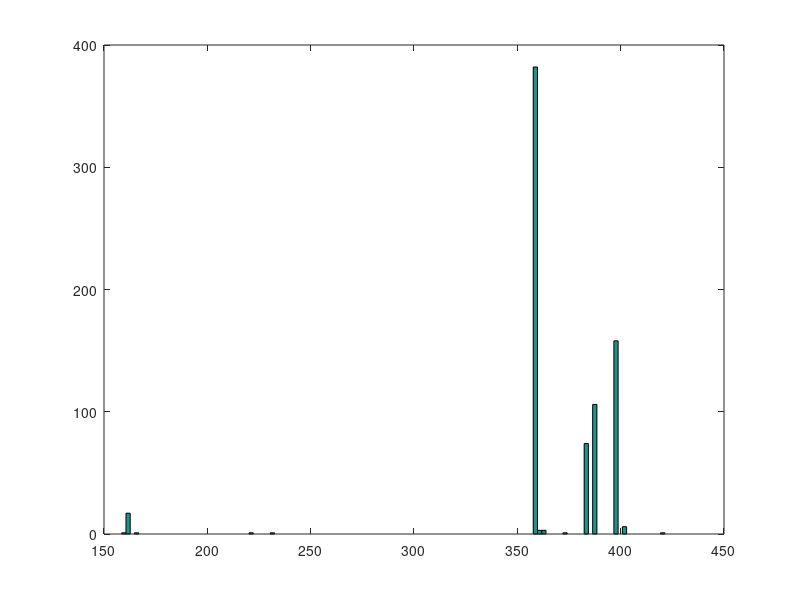
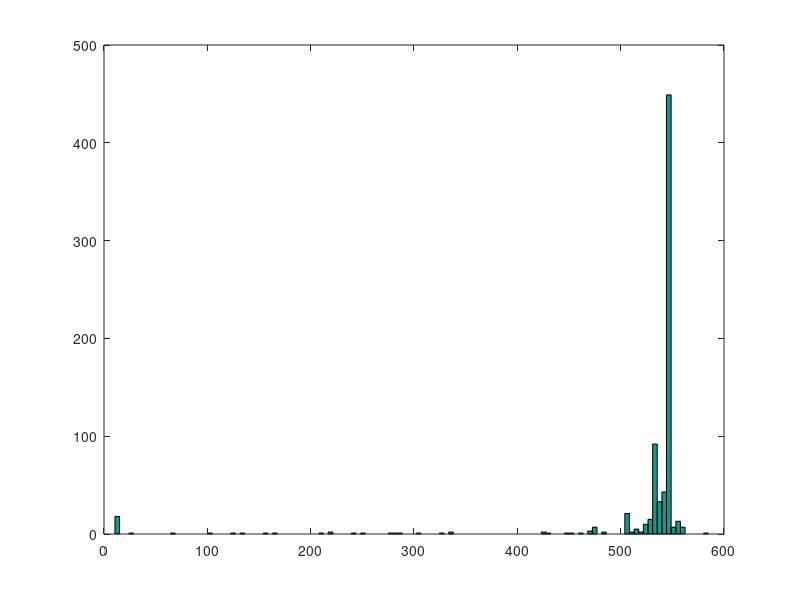

The MATLAB source for these figures, in order: (Note: this script raises an error after producing the figures.)
X = [
80.801941 30.294315 358.670288 473.178192
61.456413 142.377701 358.656189 425.051819
80.803001 454.148773 158.584351 25.514374
88.703003 281.475494 231.434509 67.580017
80.803001 54.416378 221.944946 425.246765
41.457413 56.777233 421.342651 584.738342
176.955994 472.184753 166.359558 10.602692
174.909103 470.806274 161.748001 13.283997
80.481003 30.294315 358.976807 473.178223
61.136700 56.768665 358.974396 542.984009
80.481003 51.829945 358.975586 548.785645
61.136700 50.791599 358.974396 548.786987
80.481003 51.828083 358.975555 548.787476
61.136700 44.814697 358.974396 554.763916
80.481003 43.858700 358.975586 556.931702
61.136700 56.768646 358.974396 542.809998
80.503998 57.802925 358.952606 542.812622
61.158600 54.774788 358.952484 544.803833
80.803001 55.813263 358.653564 544.802307
61.158600 60.754314 358.952484 538.998352
80.503998 60.176197 358.952576 540.439392
61.158600 64.737846 358.952484 534.840759
80.503998 61.791695 358.952606 538.823853
61.158600 64.738647 358.952484 534.839966
80.503998 60.176197 358.952606 540.614258
61.457500 53.161194 358.653595 546.417419
80.803001 54.199196 358.653625 546.416382
61.457500 67.109192 359.753693 532.469421
80.803001 54.199196 358.653595 546.416382
61.457500 68.724083 358.653595 531.028564
80.803001 68.146194 358.653595 532.469421
61.457500 381.982697 358.660492 217.595917
80.803001 30.294315 358.663208 473.178314
174.909103 470.806274 161.748001 13.283997
80.803001 30.294315 358.656219 473.178192
61.457500 152.343475 358.658356 446.921021
80.803001 30.294315 362.281036 473.178345
61.457500 54.707966 358.657379 544.556458
80.801926 61.724136 358.657318 538.577515
61.456879 66.442596 358.656799 532.821838
80.803001 61.725281 358.657806 538.576233
174.909103 470.806274 161.748001 13.283997
80.802353 30.294315 358.658020 473.178406
61.457500 389.447479 358.656219 209.816986
80.803001 30.294315 358.655182 473.178314
174.909103 470.806274 161.748001 13.283997
80.802780 30.294315 387.618042 547.900269
61.457489 46.148884 358.661591 553.115601
80.802795 47.185986 387.618042 553.115601
61.457500 53.123085 358.656952 545.703430
80.802879 55.351913 387.617950 544.949524
61.457500 52.517479 358.656250 546.309021
80.803001 74.912193 387.617828 525.389404
61.457146 54.159012 358.656647 545.105469
80.803001 53.555107 387.617828 546.746399
61.456406 61.929970 358.658386 537.334534
80.802811 53.555107 387.618011 546.746338
61.456543 50.969795 358.657288 548.294678
80.803001 88.025482 387.617828 512.276123
61.457329 52.517479 358.655273 546.309021
80.802681 67.474724 387.618164 532.826782
61.457500 54.158440 358.658325 544.668152
80.803001 53.554852 387.617828 546.746704
61.457500 52.517479 358.656342 546.746948
80.803001 55.695496 387.617828 544.606018
61.457500 44.693932 358.655029 554.570618
80.802879 67.852577 387.617950 532.448914
61.457329 54.314911 358.655426 544.949585
80.802643 54.160084 387.618195 546.141418
61.457397 58.383728 358.655945 540.442749
80.803001 56.446598 387.617828 543.854858
61.456429 64.122780 358.657379 534.703674
80.803001 54.160084 387.617828 546.141418
61.457500 54.314613 358.661133 544.949890
80.803001 498.087494 387.617828 102.214020
174.909103 470.806274 161.748001 13.283997
80.803001 30.294315 383.133820 505.557251
61.457500 52.518669 358.659332 546.745789
80.802689 55.699463 383.134125 544.602051
61.456573 62.885193 358.658539 535.941345
80.803001 54.160084 383.133820 546.141418
61.457500 52.517479 358.656250 546.309082
80.801941 79.386192 383.134888 520.915283
61.457489 52.517479 358.656189 546.746948
80.803001 45.388714 383.133820 554.912842
61.457500 52.518105 358.656433 546.308411
80.803001 55.195194 383.133820 544.668335
61.457493 53.123085 358.655579 545.703369
80.802879 54.160320 383.133942 545.703186
61.457462 52.517853 358.662964 546.308655
80.802551 68.037483 383.134277 531.825989
61.457500 51.699097 358.657135 547.127319
80.803001 49.178486 383.133820 550.685059
61.456680 52.517853 358.657532 546.308655
80.802589 53.552525 383.134216 546.311035
61.457500 61.832481 358.658234 537.432007
80.802734 69.462440 383.134094 530.839111
61.457500 54.159256 358.656158 545.105225
80.802994 53.552090 383.133820 546.749390
61.457500 271.395264 358.656769 327.431213
80.803001 30.294315 383.133820 505.557373
61.457329 76.625969 358.657471 522.200439
80.803001 77.664406 383.133820 522.637146
61.457329 64.544197 358.656860 534.720337
80.802826 63.516754 383.133972 536.784790
61.457500 54.158195 358.656311 544.668335
80.803001 53.553158 383.133820 546.310425
61.457500 52.517033 358.657166 546.309448
80.802521 53.554409 383.134308 546.309021
61.457024 54.158195 358.658112 544.668274
80.802979 53.554852 383.133850 546.308655
61.457500 54.158478 358.656036 544.668030
80.802521 54.160084 383.134308 545.703491
61.457329 52.517479 358.656128 546.308960
80.803001 53.555107 383.133820 546.308472
61.456421 64.473732 358.658234 534.790771
80.803001 70.791687 383.133820 529.509827
61.457230 62.183197 358.657288 537.081238
80.803001 53.554409 383.133820 546.747131
61.457500 54.159996 358.657318 544.666504
80.802872 66.205376 383.133942 534.096069
61.457329 52.517479 358.657196 546.309021
80.803001 53.554409 383.133820 546.747131
61.456444 52.517731 358.657288 546.746765
80.801910 53.554409 383.134888 546.747131
61.457500 65.908974 358.655182 533.355469
80.802650 53.554852 383.134155 546.746643
61.456993 52.518105 358.656281 546.746399
80.803001 433.800720 383.133820 166.500793
174.909103 470.806274 161.748001 13.283997
80.803001 30.294315 383.133820 505.557495
61.457329 54.159256 358.657379 544.667297
80.803001 56.949989 383.133820 543.351563
61.457031 52.515530 361.047302 546.748901
80.803001 59.462517 383.133820 540.838989
61.457500 65.118782 358.656281 534.145691
80.802582 84.321152 383.134247 515.980347
61.456787 52.517853 362.006897 546.746704
80.802979 53.552155 383.133850 546.749329
61.457500 58.495483 358.656586 540.330994
80.802879 53.554852 383.133911 546.746704
61.457329 54.314613 358.656097 544.511841
80.803001 54.160084 383.133820 546.141418
61.457451 53.123085 358.656403 546.141418
80.803001 77.552086 383.133820 522.749451
61.457500 145.152863 358.653625 454.111572
80.802536 53.555733 383.134277 546.745789
61.457500 64.619232 358.658508 534.645325
80.803001 50.213936 383.133820 550.087585
61.457500 52.517479 358.656647 546.309204
80.803001 65.536194 383.133820 534.765381
61.457500 58.641396 358.655884 540.185120
80.802574 65.656975 383.134247 534.644653
61.457500 52.517479 358.656036 546.747070
80.802483 79.547668 383.134338 520.753845
61.456909 49.418167 358.656555 549.846313
80.803001 54.160084 383.133820 546.141418
61.457500 56.701405 358.656769 542.562927
80.802513 67.187195 383.134308 533.114319
61.457500 54.314911 358.655975 544.511597
80.803001 54.160084 383.133820 546.141418
61.457146 53.123085 358.655579 545.703369
80.803001 357.601868 383.133820 242.699646
174.909103 470.806274 161.748001 13.283997
80.803001 30.294315 397.851837 505.557434
61.457500 82.042175 358.656769 517.222351
80.802872 65.509415 397.851929 534.792175
61.457500 58.695107 358.657257 540.569458
80.803001 53.554852 397.851807 546.746765
61.457500 65.275436 358.655243 533.551025
80.802216 65.510109 397.852600 534.791443
61.457500 52.517853 358.655823 546.308716
80.801933 53.554852 397.852875 546.746765
61.457500 64.374931 358.656097 534.889526
80.802689 53.555107 397.852112 546.746399
61.457500 52.517479 358.656250 546.747009
80.802795 53.555107 397.852020 546.746460
61.457500 53.123085 358.656342 546.141418
80.802940 53.552525 397.851868 546.748901
61.457329 53.123085 358.656403 545.703369
80.802910 53.554409 397.851898 546.747070
61.457329 54.314911 358.657074 544.511536
80.802750 59.531853 397.852051 540.769714
61.457329 53.123318 358.655945 546.141174
80.802704 53.554409 397.852112 546.747131
61.457214 54.158424 358.658020 544.668030
80.802811 55.195480 397.851990 544.668030
61.457500 46.538658 358.656250 552.287842
80.803001 41.249489 397.851807 558.614075
61.457500 52.516598 358.655792 546.309875
80.803001 53.551712 397.851807 546.311768
61.457279 69.425438 358.658752 529.401062
80.802994 55.693443 397.851807 544.170105
61.457500 52.517479 358.655914 546.309021
80.802490 63.231194 397.852325 536.632446
61.457500 57.177444 358.655640 542.086975
80.802948 53.555107 397.851868 546.746460
61.457500 53.123085 358.655212 546.141357
80.802963 53.555107 397.851837 546.746460
61.456757 52.517853 358.658295 546.308716
80.803001 53.555481 397.851807 546.746094
61.457500 52.518364 358.655426 546.308167
80.803001 53.552525 397.851807 546.748962
61.457500 52.517479 358.655975 546.746948
80.803001 317.770874 397.851807 282.530640
174.909103 470.806274 161.748001 13.283997
80.803001 30.294315 397.851837 505.557281
61.456867 52.518738 358.656921 546.307800
80.801559 53.554035 397.853241 546.309387
61.456871 52.517479 358.656586 546.309082
80.803001 64.918198 397.851807 534.945313
61.457500 52.517853 358.655182 546.308594
80.803001 55.196220 397.851807 544.667358
61.457497 61.449375 358.714081 537.377014
80.803001 55.195194 397.851807 544.668335
61.457500 42.555733 358.656250 556.708801
80.803001 43.592480 397.851807 556.709106
61.456833 65.086479 358.657288 534.178040
80.802505 53.554409 397.852295 546.747131
61.457500 52.517853 358.656830 546.308594
80.803001 53.552525 397.851807 546.748962
61.456902 64.472412 358.656708 534.354126
80.803001 72.187195 397.851807 528.114319
61.457397 52.518105 358.657074 546.746399
80.803001 313.281097 397.851807 287.020416
174.909103 470.806274 161.748001 13.283997
80.803001 30.294315 397.851837 505.557312
61.457500 64.472412 358.656067 534.792053
80.803001 65.509850 397.851807 534.791626
61.457500 58.300987 358.655548 540.525513
80.802551 54.160084 397.852264 546.141418
61.456818 52.517479 358.656677 546.309082
80.802856 53.554409 397.851959 546.747009
61.457500 85.153961 358.655579 514.110413
80.802994 68.184715 397.851807 532.116821
61.457138 53.711853 358.656067 545.552612
80.802658 64.904701 397.852142 535.396973
61.457230 54.656441 358.656555 544.608032
80.802635 62.029930 397.852173 538.271606
61.457500 52.517479 358.656219 546.309021
80.802834 53.552525 397.851990 546.748962
61.457329 52.518105 358.656219 546.308350
80.802551 58.734852 397.852264 541.566772
61.457500 52.516407 358.656830 546.748047
80.803001 53.554852 397.851807 546.746643
61.457253 59.265480 358.656403 539.999023
80.802612 72.729950 397.852203 527.571594
61.457500 63.155441 358.655853 536.109070
80.803001 53.554852 397.851807 546.746643
61.457321 54.708481 358.656128 544.118042
80.803001 53.554409 397.851807 546.747070
61.457500 52.514278 358.656525 546.312195
80.803001 57.785412 397.851807 542.516113
61.457359 54.708851 358.656128 544.555725
80.803001 65.084251 397.851807 535.217224
61.457497 67.843025 358.655487 531.421448
80.803001 53.555107 397.851807 546.746460
61.457481 53.123085 358.656708 546.141296
80.802849 54.160084 397.851959 546.141357
61.457497 52.518990 358.655121 546.307495
80.802513 54.160084 397.852295 546.141357
61.457169 64.619728 358.656158 534.206848
80.802948 68.777969 397.851868 531.523560
61.457500 54.656975 358.656525 544.607544
80.803001 53.554409 397.851807 546.747070
61.457500 52.517479 358.656830 546.747070
80.803001 70.626442 397.851807 529.674988
61.457500 62.383995 358.658478 536.880432
80.802567 53.554409 397.852234 546.747131
61.457500 52.517479 358.656158 546.309021
80.802788 53.554409 397.852020 546.747131
61.456707 52.518105 358.658020 546.308472
80.802246 53.554852 397.852570 547.235596
61.456711 52.516407 358.657013 546.748047
80.801941 55.351913 397.852875 544.949524
61.457489 55.279667 358.656860 543.984802
80.803001 30.294315 397.851837 505.557281
61.457500 52.518364 358.656372 546.746033
80.802666 53.554409 397.852142 546.747070
61.457214 65.108971 358.657593 533.717529
80.802559 55.351612 397.852234 544.949890
61.457314 54.158478 358.655609 544.668030
80.802811 66.408493 397.851990 533.893005
61.456390 41.558922 358.657593 557.705566
80.802795 54.248055 397.852020 546.053406
61.456703 84.430672 358.658051 514.395813
80.802994 55.351913 397.851807 544.511597
61.457500 54.158478 358.655823 544.667908
80.803001 53.554409 397.851807 546.309082
61.457500 52.517479 358.655396 546.308960
80.803001 55.195442 397.851807 544.668030
61.457500 52.517479 358.656647 546.308960
80.802795 66.745689 397.852020 533.117798
61.457500 54.158478 358.657654 544.668030
80.802650 53.554852 397.852173 546.308716
61.457500 53.123085 358.655212 546.141418
80.802963 30.294315 397.851837 505.557251
61.457500 62.319664 358.656250 536.944763
80.802811 53.554852 397.851990 547.235657
61.457329 54.158722 358.655457 544.667725
80.802795 53.554409 397.852020 547.236084
61.457500 52.517479 358.656128 546.309021
80.803001 54.160397 397.851807 546.141052
61.457329 67.658897 358.657471 531.605469
80.802750 55.195953 397.852051 545.105591
61.457329 53.123085 358.656464 545.703369
80.802879 54.160084 397.851929 545.703369
61.457245 53.123085 358.656586 545.703369
80.802994 53.554409 397.851807 546.309204
61.457500 52.518105 358.655975 546.308411
80.803001 53.554852 397.851807 546.308716
61.457500 54.656708 358.656616 544.169861
80.803001 53.555481 397.851807 546.308044
61.457500 64.619209 358.656952 534.207275
80.802620 54.160320 397.852173 545.703186
61.457329 53.123085 358.657684 546.141357
80.802994 53.554852 397.851807 546.746765
61.457500 68.143196 358.655243 531.121277
80.802658 64.816483 397.852142 535.485168
61.457500 53.123085 358.655121 545.703369
80.803001 55.196999 397.851807 545.104553
61.457329 53.123085 358.656006 545.703369
80.802658 54.160084 397.852142 546.141479
61.457329 52.517479 358.658295 546.747009
80.803001 55.196259 397.851807 545.105286
61.456707 67.867470 358.657043 531.396973
80.803001 54.160084 397.851807 546.141479
61.457069 54.158974 358.656189 545.105469
80.802994 54.160084 397.851807 546.141418
61.457367 53.123085 358.657745 545.703430
80.803001 65.655685 397.851807 534.645813
61.457500 52.516224 358.657196 546.310242
80.802856 53.554409 397.851959 546.747131
61.457500 52.517479 358.656342 546.747009
80.802917 54.160084 397.851898 546.141357
61.457329 52.513836 358.656433 546.750549
80.803001 54.159718 397.851807 546.141785
61.457500 320.963409 358.656189 278.301056
80.803001 30.294315 397.851807 505.557373
61.457500 84.596848 358.657196 514.229675
80.802567 55.196220 397.852234 545.105225
61.457500 54.158195 358.657257 544.668274
80.803001 54.160084 397.851807 546.141479
61.456207 43.160187 358.657562 556.104309
80.803001 53.554409 397.851807 546.747131
61.457329 52.517479 358.655701 546.747070
80.802872 53.555107 397.851929 546.746460
61.457500 67.535774 358.657196 531.728699
80.802673 55.195724 397.852142 545.105835
61.457329 54.159256 358.657379 544.667297
80.802650 77.054497 397.852173 523.247009
61.457329 54.158195 358.656921 544.668274
80.803001 68.344193 397.851807 531.957397
61.457500 294.809265 358.655212 304.455200
80.803001 30.294315 387.617828 505.557312
61.457207 52.517479 358.656097 546.746948
80.802727 59.680206 387.618103 541.110229
61.457500 76.626755 358.653656 522.637695
80.803001 73.129753 387.617828 527.660706
61.457493 50.176796 358.656250 548.649658
80.802856 55.195480 387.617981 545.595032
61.456726 52.517853 358.656006 546.308594
80.801697 53.554852 387.619141 547.235596
61.457500 64.035530 358.655487 535.228882
80.802856 74.856468 387.617981 525.933960
61.457489 52.517479 358.656158 546.747009
80.803001 63.656219 387.617828 537.134216
61.456604 53.123085 358.658203 546.141357
80.802765 55.195969 387.618073 545.594482
61.457500 65.031219 358.655334 533.795227
80.803001 89.768257 387.617828 511.022217
61.457497 52.517479 358.656342 546.309021
80.802246 55.351913 387.618591 545.438416
61.457500 52.517479 358.657379 546.747070
80.802994 53.554409 387.617828 546.747009
61.457367 66.663483 358.657104 532.600952
80.802811 72.829971 387.618042 527.471497
61.456360 67.660416 358.657593 531.604126
80.801529 53.552090 387.619293 547.238342
61.457329 52.517853 358.656372 546.308533
80.802628 55.196220 387.618195 545.594238
61.457458 45.191689 358.656738 553.634766
80.802925 55.270233 387.617920 545.520203
61.457500 54.158722 358.657379 545.105835
80.802887 55.195442 387.617950 545.595032
61.457500 52.517479 358.656677 546.309143
80.803001 54.160084 387.617828 545.703430
61.456421 54.158974 358.657318 544.667542
80.802277 54.160084 387.618561 545.703430
61.456604 52.517479 358.657440 546.309021
80.802773 55.195480 387.618042 544.668030
61.457458 53.123085 358.655396 545.703369
80.801727 53.554852 387.619110 546.308716
61.455994 65.209442 358.657745 533.617065
80.802322 53.327854 387.618500 546.535706
61.456909 65.153442 358.656281 534.111023
80.802063 68.806442 387.618774 531.984009
61.457493 52.517853 358.654022 546.746582
80.803001 53.554035 387.617828 547.236328
61.456802 52.517479 358.657104 546.308960
80.802460 53.554852 387.618378 547.235596
61.457367 53.123085 358.655701 545.703369
80.803001 53.554852 387.617828 547.235596
61.457500 40.562454 358.964630 558.701965
80.803001 41.599453 387.617828 559.191040
61.457500 52.517853 358.655060 546.308594
80.802933 53.554852 387.617889 546.308594
61.457500 52.518738 358.657074 546.307800
80.803001 65.561684 387.617828 534.301819
61.457500 54.158440 358.656586 544.668030
80.803001 69.859406 387.617828 530.004089
61.457077 54.314613 358.655945 544.511841
80.802719 53.554409 387.618103 546.309082
61.456894 64.195442 358.658386 534.631042
80.803001 68.178215 387.617828 531.685242
61.457500 52.517479 358.655518 546.747070
80.802643 53.554852 387.618195 547.235657
61.457153 52.518105 358.656128 546.746399
80.801178 54.160084 387.619659 546.141418
61.456436 68.657295 358.657684 530.169189
80.803001 54.160084 387.617828 546.141479
61.457500 52.517479 358.656677 546.309021
80.803001 54.160084 387.617828 546.141418
61.457031 66.271996 358.654114 532.992493
80.803001 54.160084 387.617828 546.141418
61.457500 63.202019 358.656250 536.062439
80.803001 53.555992 387.617828 546.745544
61.457500 53.123085 358.655975 546.141418
80.802879 65.036194 387.617950 535.265259
61.456451 62.103195 358.657227 536.723389
80.803001 54.160084 387.617828 546.141418
61.456497 54.158722 358.656982 544.667786
80.803001 55.195442 387.617828 545.106018
61.457493 54.314911 358.656281 544.949585
80.803001 68.456100 387.617828 531.845398
61.457500 54.314911 359.657257 544.949524
80.803001 55.196220 387.617828 545.594177
61.457493 52.517479 362.153351 546.747009
80.802643 71.810402 387.618195 528.980042
61.456329 52.517853 361.741058 546.308655
80.803001 53.554409 387.617828 547.236084
61.457500 52.517479 358.655396 546.309021
80.803001 53.554409 387.617828 547.236084
61.457153 52.517479 358.656097 546.747070
80.803001 54.160084 387.617828 546.141418
61.457142 54.657982 358.657471 544.168518
80.802505 53.555107 387.618347 546.308472
61.457142 52.517853 358.656372 546.308716
80.801788 54.160320 387.619049 545.703186
61.456390 52.517479 358.656708 546.309082
80.802513 54.160622 387.618317 545.702820
61.457500 54.656151 358.655457 544.170349
80.802826 116.015579 387.618011 483.847900
174.909103 470.806274 161.748001 13.283997
80.803001 30.294315 387.617828 505.557404
61.457329 53.123085 358.656525 545.703430
80.802048 53.555481 387.618774 546.308044
61.457500 53.123085 358.655762 545.703369
80.802567 55.196495 387.618256 544.667053
61.457447 53.123085 358.656799 545.703369
80.802650 55.195480 387.618164 544.668030
61.457500 52.517479 358.656281 546.309021
80.803001 70.479088 387.617828 529.384399
61.457500 52.517853 358.654053 546.308655
80.803001 55.195724 387.617828 544.667847
61.457329 63.172768 358.655060 535.653687
80.803001 53.554916 387.617828 546.308655
61.457321 54.161049 358.655151 544.665405
80.802185 54.160084 387.618652 545.703430
61.457329 126.441360 358.657715 472.385193
80.803001 30.294315 383.133820 505.557373
61.457500 52.716412 358.657501 546.110046
80.803001 55.197762 383.133820 544.665771
61.457500 58.087242 358.655823 540.739258
80.802597 54.160084 383.134216 545.703430
61.457214 53.123318 358.659027 545.703125
80.803001 64.817970 383.133820 535.045593
61.456879 55.281364 358.657928 543.545227
80.803001 30.294315 383.133820 505.557312
61.457359 53.123085 358.657135 545.703369
80.802879 55.195969 383.133942 544.667542
61.457500 54.158478 358.656097 544.668030
80.802765 53.554409 383.134064 546.309082
61.457500 53.161194 358.654999 545.665405
80.803001 54.160084 383.133820 545.703552
61.457500 52.518738 358.657715 546.307800
80.802994 64.983688 383.133820 534.879761
61.456604 52.517479 358.658173 546.309021
80.802292 54.160084 383.134521 545.703369
174.909103 470.806274 161.748001 13.283997
80.802536 30.294315 383.134277 505.557281
61.457500 52.516407 358.655518 546.310120
80.803001 55.198830 383.133820 544.664673
61.457500 54.161537 358.657288 544.664917
80.802879 55.195969 383.133942 544.667603
61.457500 52.517853 358.655182 546.308594
80.803001 53.554852 383.133820 546.308716
61.457500 54.165657 358.655975 544.660828
80.802765 53.555481 383.134064 546.308105
61.457451 54.159470 358.655334 544.666931
80.802277 55.195724 383.134552 544.667786
61.457500 72.549232 382.564972 526.277222
80.803001 53.554852 383.133820 546.308777
61.457329 53.123085 358.655396 545.703369
80.803001 65.656975 383.133820 534.206604
61.457466 54.160530 358.656708 544.665955
80.802650 55.196495 383.134155 544.666992
61.456707 52.517479 358.657104 546.309021
80.802994 53.554409 383.133820 546.309143
61.457500 54.158722 358.655975 544.667786
80.803001 54.160320 383.133820 545.703186
61.457500 52.518108 358.657257 546.308411
80.803001 55.197227 383.133820 544.666260
61.457497 62.796326 358.653656 536.030151
80.802620 262.967499 383.134216 336.896027
174.909103 470.806274 161.748001 13.283997
80.803001 30.294315 383.133820 505.557312
61.457500 66.114754 358.656036 532.711792
80.803001 63.962196 383.133820 535.901367
61.456680 64.961929 358.656738 533.864563
80.803001 67.809196 383.133820 532.054382
61.457329 52.517479 358.655609 546.309021
80.803001 54.160320 383.133820 545.703125
61.457108 66.770775 358.657257 532.055664
80.802704 54.160103 383.134125 545.703430
61.457500 54.158600 358.656097 544.667908
80.803001 381.373138 383.133820 218.490387
174.909103 470.806274 161.748001 13.283997
80.801933 30.294315 387.618896 505.557251
61.457253 53.123085 358.657593 545.703552
80.802994 53.554409 387.617828 546.309143
61.457329 52.518990 358.656403 546.307556
80.803001 53.553158 387.617828 546.310364
61.457500 53.123085 358.656158 545.703308
80.803001 64.960243 387.617828 534.903259
61.456390 64.472412 358.656830 534.354065
80.802589 65.510109 387.618225 534.353455
61.457500 51.922596 358.657715 546.903870
80.803001 53.554409 387.617828 546.309082
61.457260 53.123085 358.656555 545.703430
80.803001 55.195480 387.617828 544.668030
61.456619 51.922596 358.657654 546.903931
80.801880 53.554852 387.618958 546.308777
61.457500 53.123085 358.656799 545.703308
80.802628 67.190956 387.618195 532.672546
61.457500 443.250488 358.656250 156.013977
80.802727 30.294315 387.119080 505.557312
61.457500 52.517479 358.656036 546.747009
80.802994 68.001343 387.118805 532.300171
61.457500 63.038010 358.655487 535.788391
80.803001 53.554409 387.118805 546.747070
61.457500 62.479851 358.656525 536.346558
80.802872 66.062729 387.118927 534.238831
61.457233 52.517479 358.655914 546.747009
80.803001 65.937263 387.118805 534.364319
61.457500 54.158722 358.656555 545.105774
80.803001 53.554852 387.118805 546.746704
61.457207 69.758926 358.656647 529.505554
80.803001 55.195969 387.118805 545.105530
61.457500 54.158195 358.656189 544.668213
80.803001 66.060684 387.118805 534.240845
61.457500 52.517479 358.656219 546.309021
80.802994 53.555733 387.118805 546.745789
61.457329 53.123085 358.655914 546.141357
80.802460 54.160084 387.119354 546.141418
61.457500 53.123085 361.380798 546.141357
80.803001 65.072273 387.118805 535.229248
61.457268 52.517479 358.655823 546.747009
80.803001 68.242249 387.118805 532.059265
61.457500 54.158478 358.655060 544.667969
80.802803 54.160320 387.119019 546.141174
61.457500 56.674767 358.655304 542.151672
80.803001 55.195953 387.118805 545.105530
61.457500 64.618683 358.658386 534.645752
80.802963 55.196259 387.118835 545.105225
61.457500 54.159256 358.657379 545.105225
80.803001 54.160084 387.118805 546.141418
61.457058 53.123085 358.657196 546.141296
80.803001 266.448517 387.118805 333.852997
174.909103 470.806274 161.748001 13.283997
80.803001 30.294315 387.118805 505.557373
61.457500 54.158974 358.656311 544.667480
80.803001 55.198021 387.118805 545.103516
61.457153 52.517853 358.656586 546.746582
80.802933 54.866852 387.118866 545.434692
61.457367 53.123085 358.657074 545.703369
80.802650 54.160397 387.119141 545.703003
61.456360 40.563362 358.658508 558.263184
80.803001 60.352486 387.118805 539.511047
61.457329 55.279751 358.657440 543.546753
80.803001 53.554665 387.118805 546.308899
61.457500 52.517479 358.656433 546.309021
80.803001 53.555107 387.118805 546.308411
61.457329 473.138245 358.654114 125.688232
80.803001 30.294315 401.836823 505.557312
61.457069 50.969795 358.655914 548.294678
80.803001 55.694214 401.836823 544.607300
61.457458 64.470978 358.657349 534.793518
80.802628 66.115082 401.837189 534.675354
61.457458 54.656723 358.656189 544.169800
80.803001 53.554409 401.836823 547.235962
61.457500 52.517479 358.657990 546.308960
80.802917 56.446598 401.836914 543.854919
61.457329 47.145084 358.655945 552.119385
80.803001 139.355255 401.836823 460.946259
174.909103 470.806274 161.748001 13.283997
80.803001 30.294315 397.851807 505.557312
61.457500 52.517853 372.185699 546.308655
80.803001 53.554852 397.851807 546.308655
61.456955 54.159187 358.655579 544.667297
80.803001 68.571228 397.851807 531.292297
61.456963 52.715851 358.655792 546.110535
80.803001 59.678688 397.851807 540.184814
61.457500 52.517479 358.655121 546.309021
80.803001 53.554409 397.851807 546.309082
61.457500 68.769974 358.654144 530.494507
80.802513 56.316853 397.852295 544.473572
61.457500 54.158676 358.655426 545.105835
80.803001 54.169853 397.851807 546.620605
61.457500 52.517853 358.656219 546.308594
80.803001 67.391197 397.851807 532.910278
61.457500 43.551052 358.653625 555.275391
80.803001 46.727180 397.851807 553.574341
61.457478 113.487411 358.656189 485.777039
80.803001 30.294315 397.851807 505.557220
61.457500 45.191395 358.655914 554.073120
80.803001 46.228683 397.851807 554.561829
61.457500 61.795944 358.655701 537.468567
80.802734 53.554409 397.852051 547.236023
61.457500 52.517853 358.655182 546.308716
80.802765 55.195442 397.852051 545.594971
61.457500 52.517479 358.657257 546.309082
80.802994 55.195480 397.851807 545.594971
61.457500 64.472855 358.656250 534.791565
80.803001 67.150192 397.851807 533.640381
61.457500 54.159012 358.657227 545.105469
80.803001 53.554409 397.851807 547.236023
61.457230 52.517479 358.656494 546.747070
80.801666 55.693665 397.853149 545.096741
61.457500 52.517479 358.656219 546.309021
80.803001 55.198524 397.851807 545.591919
61.457268 54.656197 358.657440 544.170349
80.802879 78.157768 397.851929 522.632629
61.457500 55.813377 358.654114 543.451050
80.803001 65.655685 397.851807 535.134766
61.456451 52.515350 358.658508 546.311096
80.803001 57.843197 397.851807 542.020325
61.457500 52.517479 358.655823 546.309021
80.802872 53.554852 397.851929 546.308655
61.457153 62.032440 358.656372 536.794067
80.802742 53.554409 397.852081 546.309143
61.457245 52.517853 358.656281 546.308594
80.802490 53.554409 397.852325 546.309143
61.457466 52.517479 358.656250 546.309021
80.801697 53.554409 397.853119 546.309082
61.457500 56.700851 358.656586 542.125610
80.802551 53.554409 397.852264 546.309082
61.457500 52.517853 358.655121 546.308716
80.803001 53.555107 397.851807 546.308472
61.457405 52.517853 358.657288 546.308655
80.802673 53.554852 397.852142 546.308655
61.457336 53.711853 358.656342 545.114502
80.801422 53.554409 397.853394 546.309021
61.457500 62.626194 358.656006 536.200195
80.802681 64.815231 397.852112 535.048279
61.457500 52.517853 358.655731 546.308533
80.802994 53.554409 397.851807 546.309143
61.456795 40.562481 358.655823 558.263977
80.802994 41.599453 397.851807 558.263977
61.457500 62.906441 358.656067 535.920105
80.803001 53.554852 397.851807 546.308716
61.457500 65.521439 358.655365 533.305054
80.803001 55.881668 397.851807 543.981873
61.457497 54.164864 358.655243 544.661621
80.802765 55.195442 397.852051 544.668152
61.457500 52.517479 358.656647 546.309082
80.803001 64.393059 397.851807 535.470520
61.457500 52.517853 358.656219 546.308655
80.803001 53.554852 397.851807 546.308655
61.456604 52.517853 358.656921 546.308594
80.803001 55.195194 397.851807 544.668396
61.457500 52.517033 358.656158 546.309448
80.803001 68.557198 397.851807 531.306396
61.457500 52.074654 358.655182 546.751831
80.803001 54.850418 397.851807 545.013123
61.456833 52.517479 358.655884 546.308960
80.802963 67.811012 397.851837 532.052490
61.457500 54.158478 358.655579 544.668030
80.802765 68.804237 397.852051 531.059326
61.457443 52.517853 358.657227 546.308594
80.802460 53.555107 397.852356 546.308411
61.457275 52.517853 358.656158 546.308594
80.801697 54.160084 397.853119 545.703491
61.457500 50.969795 358.657440 547.856750
80.802017 65.069054 397.852783 534.794495
61.457500 65.279747 359.559967 533.546753
80.801559 77.785904 397.853241 522.077576
61.457500 52.517853 358.654053 546.308594
80.801880 53.554852 397.852936 546.308777
61.457329 52.517479 358.656128 546.309021
80.803001 53.554852 397.851807 546.308655
61.457500 52.517479 358.655579 546.308960
80.802666 62.825462 397.852142 537.038086
61.457493 40.562454 358.655243 558.264038
80.803001 53.358971 397.851807 546.504517
61.457298 54.656677 358.656006 544.169861
80.802757 53.554409 397.852051 546.309143
61.457500 61.704971 358.656158 537.121460
80.803001 53.554409 397.851807 546.309143
61.457001 52.517853 358.655609 546.308655
80.803001 55.694214 397.851807 544.169373
61.457500 54.656441 358.656128 544.169983
80.802864 66.488441 397.851929 533.375061
61.457500 52.517479 358.655090 546.309021
80.801697 63.708481 397.853119 536.155029
61.457428 52.517853 358.655853 546.308655
80.802963 54.160084 397.851837 545.703430
61.457199 53.705688 358.656738 545.120789
80.801697 52.859695 397.853119 547.003906
61.457500 52.517853 358.655426 546.308594
80.802704 52.421852 397.852112 547.441650
61.457001 64.670853 358.655975 534.155579
80.802841 69.428444 397.851959 530.435120
61.457500 52.517853 358.655151 546.308594
80.802521 52.006897 397.852295 547.856628
61.457230 54.656441 358.656250 544.170044
80.803001 53.554852 397.851807 546.308655
61.457500 52.517853 358.655853 546.308594
80.803001 67.164192 397.851807 532.699341
61.457413 55.409595 358.655792 543.416931
80.802650 55.195480 397.852173 544.668030
61.457500 349.255157 358.653687 249.571320
80.803001 29.257315 358.655182 472.381256
61.457497 52.854115 358.653595 545.972351
80.803001 52.854752 358.653595 545.971741
61.456787 52.853462 358.654297 545.973022
80.802895 52.853966 358.653687 545.972534
61.456974 52.853264 358.654114 545.973267
80.802467 52.847633 358.654114 545.978821
61.457497 52.852463 358.653595 545.973999
80.803001 169.614487 358.653595 429.211975
174.909103 470.806274 161.748001 13.283997
58.801826 28.595116 358.656372 472.381256
39.457039 52.188984 358.654053 545.975342
58.801754 52.191883 358.654846 545.972473
39.457039 52.191883 358.654053 546.410522
58.801601 52.187023 358.654999 546.415466
39.457039 52.188660 358.654053 546.413757
58.801624 52.191883 358.654968 546.410522
39.457077 52.191883 358.653992 545.972534
58.801617 52.191883 358.654968 546.410522
39.457134 52.191883 358.653961 545.972473
58.801483 52.189445 358.655121 546.412842
39.457500 463.353424 358.653595 135.248993
174.909103 470.806274 161.748001 13.283997    
    ];

figure, hist(X(:, 3), 128);
figure, hist(X(:, 4), 128);

%%
for i = 1 : size(X, 2)
[ws{i}, freq{i}] = get_freq_sorted_numbers(X(:, i));
end
